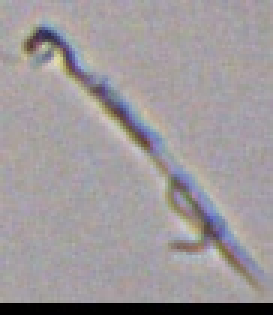
#> input picture planktonclas/resources/data_transformation/middle/5851.jpg, 91 x 105 px (shown 3 times larger); its folder holds only this picture in this run
$ python -i extract_metrics_jonas.py   (imports and definitions only)
#> lines starting #> are read from the running program, lines starting #| are printed output that depends on the picture; after the words box and inside, x2 and y2 are one past the last pixel; in counts of white or black regions, pixels touching at a corner belong together
import os
import pandas as pd
import zipfile
import shutil
from skimage.io import imread
from skimage import measure, morphology
from skimage.color import rgb2gray
import numpy as np
from tqdm import tqdm


# Define the base with cyz files (we need their name to find the csv files)
base_path1 = r"\\fs\SHARED\transfert\Wout_er_zijn_geen_vaste_stoelen\1740\RawImages"


def getImageRegionList(filename):
    # Read the image
    image = imread(filename)
#> image is the input picture: shape (105, 91, 3); mean R, G, B 157.6, 152.2, 154.7

    # If the image is colored (RGB), convert it to grayscale
    if image.ndim == 3:
        image = rgb2gray(image)
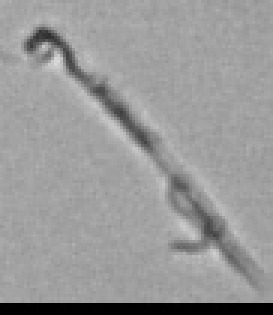
#> image: shape (105, 91) float64 (shown 3 times larger); min 0, max 0.846, mean 0.602

    # Threshold the image
    image_threshold = np.where(image > np.mean(image), 0., 1.0)
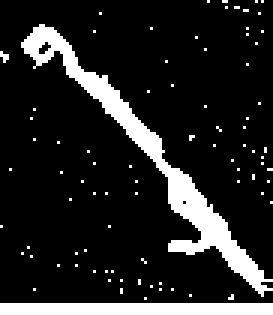
#> image_threshold: shape (105, 91) float64 (shown 3 times larger); values 0 (black) and 1 (white), 14.1% white; 84 white regions (82 under 20 px), largest, box (x1, y1, x2, y2) and area: (7, 8, 91, 99) 877, (0, 101, 91, 105) 364

    # Perform dilation
    image_dilated = morphology.dilation(image_threshold, np.ones((4, 4)))
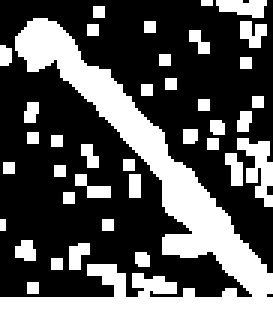
#> image_dilated: shape (105, 91) float64 (shown 3 times larger); values 0 (black) and 1 (white), 33.9% white; 38 white regions (21 under 20 px)

    # Label the regions
    label_list = measure.label(image_dilated)
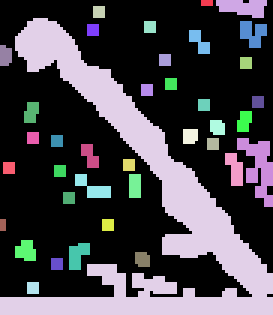
#> label_list: shape (105, 91) int64 (shown 3 times larger); 39 distinct labels, from 0 to 38; one colour per label, 0 black

    # Combine the thresholded image and labels
    label_list = (image_threshold * label_list).astype(int)
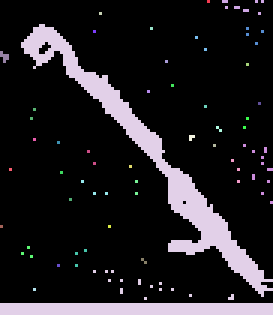
#> label_list: shape (105, 91) int64 (shown 3 times larger); 39 distinct labels, from 0 to 38; one colour per label, 0 black

    # Return region properties
    return measure.regionprops(label_list)

# Find the region with the largest area
# [107 lines left out: functions getMaxArea, getMaxAreaDict, add_image_properties_to_data, not called in this run]


import os
import tarfile
import shutil
import pandas as pd
from tqdm import tqdm

base_path1 = r"\\fs\SHARED\transfert\Wout_er_zijn_geen_vaste_stoelen\1740\RawImages"
zip_folder = r"\\qarchive\data_sensors\plankton-imager-10\2025-04-22\tarred"
output_folder = r"\\qarchive\data_sensors\plankton-imager-10\2025-04-22\lengths"
temp_folder_o = r"\\qarchive\data_sensors\plankton-imager-10\2025-04-22\temp"

# Make sure output and temp folders exist
# [3 lines not run here, left out]
# Get list of tar files
# [1 line that did not run here, left out]

# Loop over all .tar files with progress bar
# [52 lines not run here, left out]

>>> result = getImageRegionList('resources/data_transformation/middle/5851.jpg')
#> result = 38 regions; largest, box (x1, y1, x2, y2) and area: (0, 8, 91, 105) 1259, (81, 48, 91, 68) 13, (74, 0, 88, 5) 10, (0, 17, 3, 21) 7, (82, 9, 88, 15) 4
